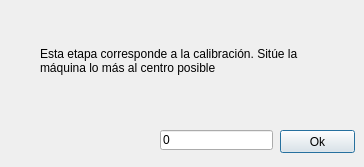
<?xml version="1.0" encoding="UTF-8"?>
<ui version="4.0">
 <class>Calibration</class>
 <widget class="QDialog" name="Calibration">
  <property name="geometry">
   <rect>
    <x>0</x>
    <y>0</y>
    <width>364</width>
    <height>167</height>
   </rect>
  </property>
  <property name="minimumSize">
   <size>
    <width>364</width>
    <height>167</height>
   </size>
  </property>
  <property name="maximumSize">
   <size>
    <width>364</width>
    <height>167</height>
   </size>
  </property>
  <property name="windowTitle">
   <string>Calibration</string>
  </property>
  <widget class="QPushButton" name="next">
   <property name="geometry">
    <rect>
     <x>280</x>
     <y>130</y>
     <width>75</width>
     <height>23</height>
    </rect>
   </property>
   <property name="text">
    <string>Ok</string>
   </property>
  </widget>
  <widget class="QLineEdit" name="lineEdit">
   <property name="geometry">
    <rect>
     <x>160</x>
     <y>130</y>
     <width>113</width>
     <height>20</height>
    </rect>
   </property>
   <property name="text">
    <string>0</string>
   </property>
  </widget>
  <widget class="QLabel" name="label">
   <property name="geometry">
    <rect>
     <x>40</x>
     <y>10</y>
     <width>301</width>
     <height>101</height>
    </rect>
   </property>
   <property name="text">
    <string>Esta etapa corresponde a la calibración. Sitúe la
máquina lo más al centro posible</string>
   </property>
  </widget>
 </widget>
 <resources/>
 <connections/>
</ui>
